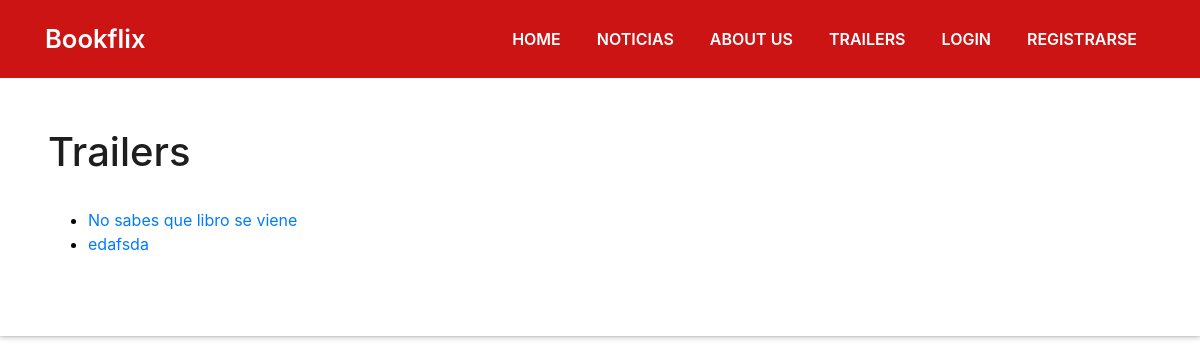
Before: /trailer with the older database file.
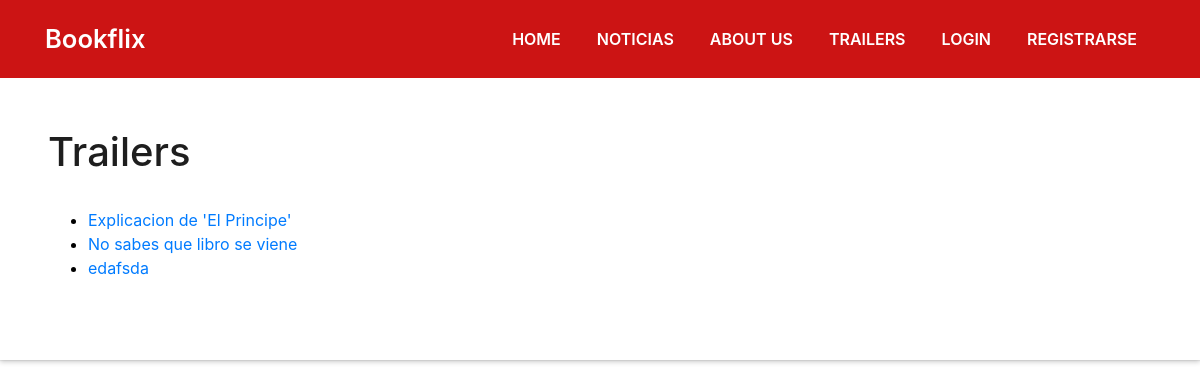
After: the same page with the newer database file.
### gestion_noticia/models.py (models this page shows)
class Trailer(models.Model):
	titulo = models.CharField(max_length=50)
	cuerpo = models.TextField(blank=True)
	libro = models.ForeignKey(Libro, on_delete=models.CASCADE)
	video=models.FileField(upload_to='static/video_trailer',blank=True,null=True,validators=[FileExtensionValidator(allowed_extensions=['mp4','webm'])])
	fecha_de_creacion = models.DateField()
	def __str__(self):
		return '%s' % (self.titulo)

### gestion_noticia/views.py (the view)
# urls.py: path('trailer', trailer),
def trailer(request):
	trailers=Trailer.objects.order_by('-fecha_de_creacion')
	contexto={"trailers":trailers}
	return render(request, "trailer.html",contexto)

### templates/trailer.html (shortened to what this page needs)
{% extends "padre.html" %}
{% load static %}
{% block content %}
<body id="page-top">
  <section id="perfil" class="about-mf sect-pt4 route">
    <div class="box-shadow-full">
      <div class="row">
        <div class="col-sm-12">
          <h1>Trailers</h1>
          <br />
          <ul>
            {% for  trailer in trailers%}
            <li><a href="trailer/{{trailer.id}}">{{trailer}}</a></li>
            {% endfor %}
          </ul>
        </div>
      </div>
    </div>
  </section>
  {% endblock %}

Changed rows visible on the page:
added Trailer: titulo "Explicacion de 'El Principe'"
